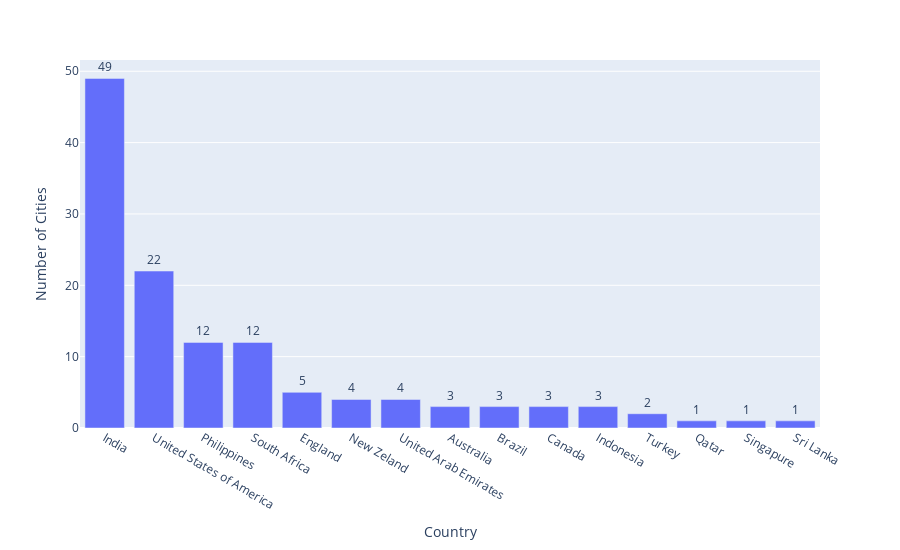

Notebook source saved alongside this figure:
### Code cell
# Criar o gráfico de barras
fig = px.bar(top_cities_by_country, x='country', y='number_of_cities',
             labels={'country': 'Country', 'number_of_cities': 'Number of Cities'},
             text='number_of_cities',
             height=550)

# Ajustar a exibição dos rótulos de texto
fig.update_traces(textposition='outside')

# Remove the legend
fig.update_layout(showlegend=False)

# Exibir gráfico
fig.show()

### Figure 1 — Plotly figure (JSON) as saved in the notebook; plotly's stock layout.template omitted (floating-point values rounded to 4 significant figures)
{"data": [{"alignmentgroup": "True", "hovertemplate": "Country=%{x}<br>Number of Cities=%{text}<extra></extra>", "legendgroup": "", "marker": {"color": "#636efa", "pattern": {"shape": ""}}, "name": "", "offsetgroup": "", "orientation": "v", "showlegend": false, "text": [49, 22, 12, 12, 5, 4, 4, 3, 3, 3, 3, 2, 1, 1, 1], "textposition": "outside", "type": "bar", "x": ["India", "United States of America", "Philippines", "South Africa", "England", "New Zeland", "United Arab Emirates", "Australia", "Brazil", "Canada", "Indonesia", "Turkey", "Qatar", "Singapure", "Sri Lanka"], "xaxis": "x", "y": [49, 22, 12, 12, 5, 4, 4, 3, 3, 3, 3, 2, 1, 1, 1], "yaxis": "y"}], "layout": {"barmode": "relative", "height": 550, "legend": {"tracegroupgap": 0}, "margin": {"t": 60}, "showlegend": false, "xaxis": {"anchor": "y", "domain": [0, 1], "title": {"text": "Country"}}, "yaxis": {"anchor": "x", "domain": [0, 1], "title": {"text": "Number of Cities"}}}}
